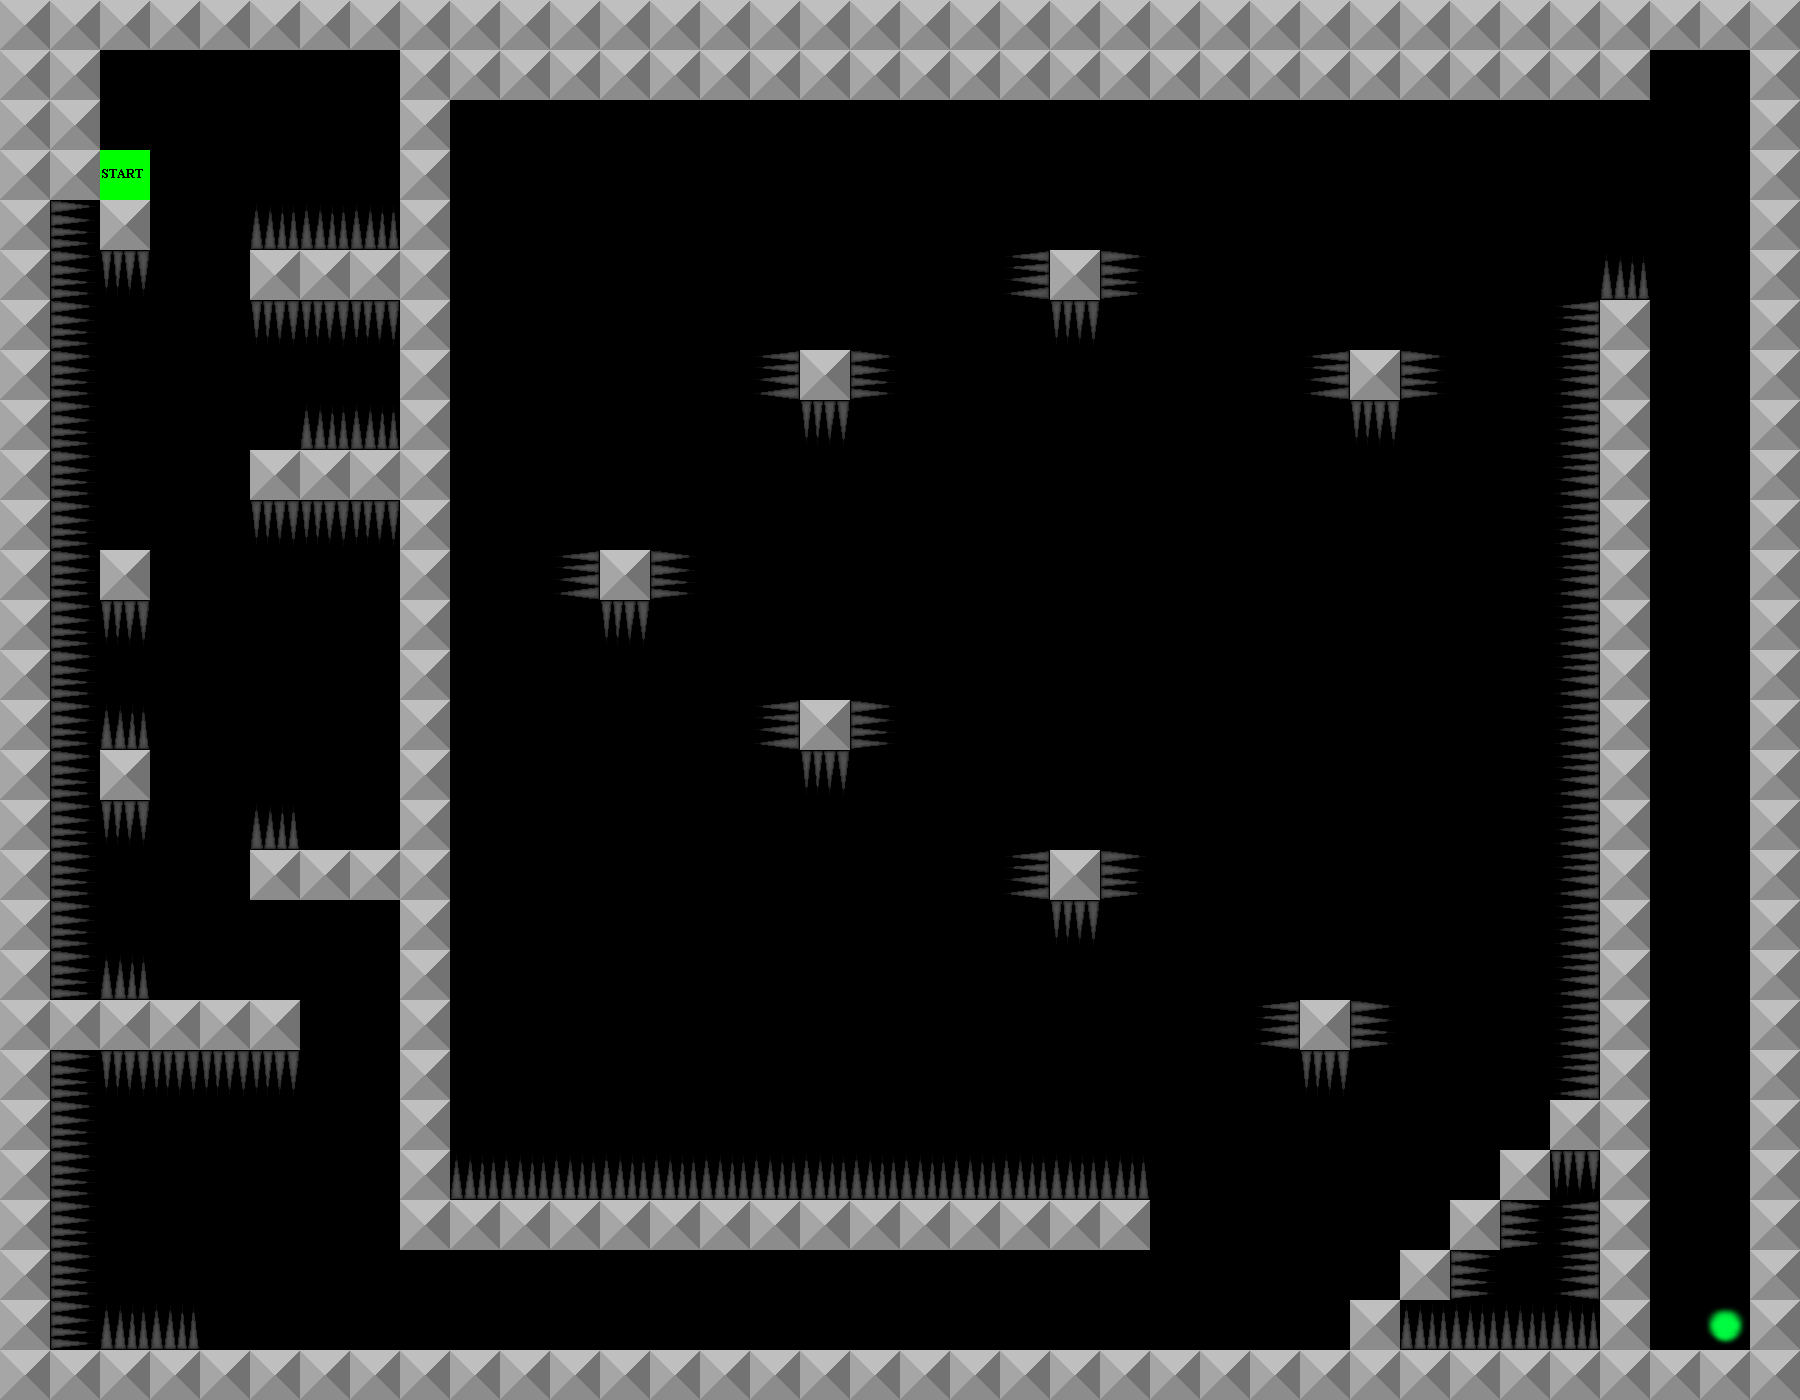

A level layout from a 2D game, rendered from its tile map. Below: a short description, then the map file with its tile-grid data intact:
An orthogonal 36x28 tile map with 50x50 px tiles, 3 tile layers (Collision, Border, Start), 4 tilesets.

<map version="1.0" orientation="orthogonal" renderorder="right-down" width="36" height="28" tilewidth="50" tileheight="50">
 <tileset firstgid="1" name="Metal" tilewidth="50" tileheight="50">
  <image source="metal.png" trans="ff0004" width="50" height="50" />
  <tile id="0">
   <properties>
    <property name="collide" value="" />
   </properties>
  </tile>
 </tileset>
 <tileset firstgid="2" name="spikes" tilewidth="50" tileheight="50">
  <image source="spikes_matrix.png" trans="ff0004" width="200" height="50" />
  <tile id="0">
   <properties>
    <property name="deadly" value="" />
   </properties>
  </tile>
  <tile id="1">
   <properties>
    <property name="deadly" value="" />
   </properties>
  </tile>
  <tile id="2">
   <properties>
    <property name="deadly" value="" />
   </properties>
  </tile>
  <tile id="3">
   <properties>
    <property name="deadly" value="" />
   </properties>
  </tile>
 </tileset>
 <tileset firstgid="6" name="end" tilewidth="50" tileheight="50">
  <image source="end.png" trans="ff0004" width="50" height="50" />
  <tile id="0">
   <properties>
    <property name="end" value="" />
   </properties>
  </tile>
 </tileset>
 <tileset firstgid="7" name="start" tilewidth="50" tileheight="50">
  <image source="start.png" trans="ff0004" width="50" height="50" />
  <tile id="0">
   <properties>
    <property name="start" value="" />
   </properties>
  </tile>
 </tileset>
 <layer name="Collision" width="36" height="28">
  <data encoding="csv">
0,0,0,0,0,0,0,0,0,0,0,0,1,1,1,1,0,0,0,0,0,0,0,0,0,0,0,0,0,0,0,0,0,0,0,0,
0,1,0,0,0,0,0,0,1,1,1,1,1,1,1,1,1,1,1,1,1,1,1,1,1,1,1,1,1,1,1,1,1,0,0,0,
0,1,0,0,0,0,0,0,1,0,0,0,0,0,0,0,0,0,0,0,0,0,0,0,0,0,0,0,0,0,0,0,0,0,0,0,
0,1,0,0,0,0,0,0,1,0,0,0,0,0,0,0,0,0,0,0,0,0,0,0,0,0,0,0,0,0,0,0,0,0,0,0,
0,5,1,0,0,2,2,2,1,0,0,0,0,0,0,0,0,0,0,0,0,0,0,0,0,0,0,0,0,0,0,0,0,0,0,0,
0,5,3,0,0,1,1,1,1,0,0,0,0,0,0,0,0,0,0,0,4,1,5,0,0,0,0,0,0,0,0,0,2,0,0,0,
0,5,0,0,0,3,3,3,1,0,0,0,0,0,0,0,0,0,0,0,0,3,0,0,0,0,0,0,0,0,0,4,1,0,0,0,
0,5,0,0,0,0,0,0,1,0,0,0,0,0,0,4,1,5,0,0,0,0,0,0,0,0,4,1,5,0,0,4,1,0,0,0,
0,5,0,0,0,0,2,2,1,0,0,0,0,0,0,0,3,0,0,0,0,0,0,0,0,0,0,3,0,0,0,4,1,0,0,0,
0,5,0,0,0,1,1,1,1,0,0,0,0,0,0,0,0,0,0,0,0,0,0,0,0,0,0,0,0,0,0,4,1,0,0,0,
0,5,0,0,0,3,3,3,1,0,0,0,0,0,0,0,0,0,0,0,0,0,0,0,0,0,0,0,0,0,0,4,1,0,0,0,
0,5,1,0,0,0,0,0,1,0,0,4,1,5,0,0,0,0,0,0,0,0,0,0,0,0,0,0,0,0,0,4,1,0,0,0,
0,5,3,0,0,0,0,0,1,0,0,0,3,0,0,0,0,0,0,0,0,0,0,0,0,0,0,0,0,0,0,4,1,0,0,0,
0,5,0,0,0,0,0,0,1,0,0,0,0,0,0,0,0,0,0,0,0,0,0,0,0,0,0,0,0,0,0,4,1,0,0,0,
0,5,2,0,0,0,0,0,1,0,0,0,0,0,0,4,1,5,0,0,0,0,0,0,0,0,0,0,0,0,0,4,1,0,0,0,
0,5,1,0,0,0,0,0,1,0,0,0,0,0,0,0,3,0,0,0,0,0,0,0,0,0,0,0,0,0,0,4,1,0,0,0,
0,5,3,0,0,2,0,0,1,0,0,0,0,0,0,0,0,0,0,0,0,0,0,0,0,0,0,0,0,0,0,4,1,0,0,0,
0,5,0,0,0,1,1,1,1,0,0,0,0,0,0,0,0,0,0,0,4,1,5,0,0,0,0,0,0,0,0,4,1,0,0,0,
0,5,0,0,0,0,0,0,1,0,0,0,0,0,0,0,0,0,0,0,0,3,0,0,0,0,0,0,0,0,0,4,1,0,0,0,
1,5,2,0,0,0,0,0,1,0,0,0,0,0,0,0,0,0,0,0,0,0,0,0,0,0,0,0,0,0,0,4,1,0,0,0,
0,1,1,1,1,1,0,0,1,0,0,0,0,0,0,0,0,0,0,0,0,0,0,0,0,4,1,5,0,0,0,4,1,0,0,0,
0,5,3,3,3,3,0,0,1,0,0,0,0,0,0,0,0,0,0,0,0,0,0,0,0,0,3,0,0,0,0,4,1,0,0,0,
0,5,0,0,0,0,0,0,1,0,0,0,0,0,0,0,0,0,0,0,0,0,0,0,0,0,0,0,0,0,0,1,1,0,0,0,
0,5,0,0,0,0,0,0,1,2,2,2,2,2,2,2,2,2,2,2,2,2,2,0,0,0,0,0,0,0,1,3,1,0,0,0,
0,5,0,0,0,0,0,0,1,1,1,1,1,1,1,1,1,1,1,1,1,1,1,0,0,0,0,0,0,1,5,4,1,0,0,0,
5,5,0,0,0,0,0,0,0,0,0,0,0,0,0,0,0,0,0,0,0,0,0,0,0,0,0,0,1,5,0,4,1,0,0,0,
0,5,2,2,0,0,0,0,0,0,0,0,0,0,0,0,0,0,0,0,0,0,0,0,0,0,0,1,2,2,2,2,1,0,6,0,
0,0,0,0,0,0,0,0,0,0,0,0,0,0,0,0,0,0,0,0,0,0,0,0,0,0,0,0,0,0,0,0,0,0,0,0
</data>
 </layer>
 <layer name="Border" width="36" height="28">
  <data encoding="csv">
1,1,1,1,1,1,1,1,1,1,1,1,1,1,1,1,1,1,1,1,1,1,1,1,1,1,1,1,1,1,1,1,1,1,1,1,
1,0,0,0,0,0,0,0,0,0,0,0,0,0,0,0,0,0,0,0,0,0,0,0,0,0,0,0,0,0,0,0,0,0,0,1,
1,0,0,0,0,0,0,0,0,0,0,0,0,0,0,0,0,0,0,0,0,0,0,0,0,0,0,0,0,0,0,0,0,0,0,1,
1,0,0,0,0,0,0,0,0,0,0,0,0,0,0,0,0,0,0,0,0,0,0,0,0,0,0,0,0,0,0,0,0,0,0,1,
1,0,0,0,0,0,0,0,0,0,0,0,0,0,0,0,0,0,0,0,0,0,0,0,0,0,0,0,0,0,0,0,0,0,0,1,
1,0,0,0,0,0,0,0,0,0,0,0,0,0,0,0,0,0,0,0,0,0,0,0,0,0,0,0,0,0,0,0,0,0,0,1,
1,0,0,0,0,0,0,0,0,0,0,0,0,0,0,0,0,0,0,0,0,0,0,0,0,0,0,0,0,0,0,0,0,0,0,1,
1,0,0,0,0,0,0,0,0,0,0,0,0,0,0,0,0,0,0,0,0,0,0,0,0,0,0,0,0,0,0,0,0,0,0,1,
1,0,0,0,0,0,0,0,0,0,0,0,0,0,0,0,0,0,0,0,0,0,0,0,0,0,0,0,0,0,0,0,0,0,0,1,
1,0,0,0,0,0,0,0,0,0,0,0,0,0,0,0,0,0,0,0,0,0,0,0,0,0,0,0,0,0,0,0,0,0,0,1,
1,0,0,0,0,0,0,0,0,0,0,0,0,0,0,0,0,0,0,0,0,0,0,0,0,0,0,0,0,0,0,0,0,0,0,1,
1,0,0,0,0,0,0,0,0,0,0,0,0,0,0,0,0,0,0,0,0,0,0,0,0,0,0,0,0,0,0,0,0,0,0,1,
1,0,0,0,0,0,0,0,0,0,0,0,0,0,0,0,0,0,0,0,0,0,0,0,0,0,0,0,0,0,0,0,0,0,0,1,
1,0,0,0,0,0,0,0,0,0,0,0,0,0,0,0,0,0,0,0,0,0,0,0,0,0,0,0,0,0,0,0,0,0,0,1,
1,0,0,0,0,0,0,0,0,0,0,0,0,0,0,0,0,0,0,0,0,0,0,0,0,0,0,0,0,0,0,0,0,0,0,1,
1,0,0,0,0,0,0,0,0,0,0,0,0,0,0,0,0,0,0,0,0,0,0,0,0,0,0,0,0,0,0,0,0,0,0,1,
1,0,0,0,0,0,0,0,0,0,0,0,0,0,0,0,0,0,0,0,0,0,0,0,0,0,0,0,0,0,0,0,0,0,0,1,
1,0,0,0,0,0,0,0,0,0,0,0,0,0,0,0,0,0,0,0,0,0,0,0,0,0,0,0,0,0,0,0,0,0,0,1,
1,0,0,0,0,0,0,0,0,0,0,0,0,0,0,0,0,0,0,0,0,0,0,0,0,0,0,0,0,0,0,0,0,0,0,1,
1,0,0,0,0,0,0,0,0,0,0,0,0,0,0,0,0,0,0,0,0,0,0,0,0,0,0,0,0,0,0,0,0,0,0,1,
1,0,0,0,0,0,0,0,0,0,0,0,0,0,0,0,0,0,0,0,0,0,0,0,0,0,0,0,0,0,0,0,0,0,0,1,
1,0,0,0,0,0,0,0,0,0,0,0,0,0,0,0,0,0,0,0,0,0,0,0,0,0,0,0,0,0,0,0,0,0,0,1,
1,0,0,0,0,0,0,0,0,0,0,0,0,0,0,0,0,0,0,0,0,0,0,0,0,0,0,0,0,0,0,0,0,0,0,1,
1,0,0,0,0,0,0,0,0,0,0,0,0,0,0,0,0,0,0,0,0,0,0,0,0,0,0,0,0,0,0,0,0,0,0,1,
1,0,0,0,0,0,0,0,0,0,0,0,0,0,0,0,0,0,0,0,0,0,0,0,0,0,0,0,0,0,0,0,0,0,0,1,
1,0,0,0,0,0,0,0,0,0,0,0,0,0,0,0,0,0,0,0,0,0,0,0,0,0,0,0,0,0,0,0,0,0,0,1,
1,0,0,0,0,0,0,0,0,0,0,0,0,0,0,0,0,0,0,0,0,0,0,0,0,0,0,0,0,0,0,0,0,0,0,1,
1,1,1,1,1,1,1,1,1,1,1,1,1,1,1,1,1,1,1,1,1,1,1,1,1,1,1,1,1,1,1,1,1,1,1,1
</data>
 </layer>
 <layer name="Start" width="36" height="28">
  <data encoding="csv">
0,0,0,0,0,0,0,0,0,0,0,0,0,0,0,0,0,0,0,0,0,0,0,0,0,0,0,0,0,0,0,0,0,0,0,0,
0,0,0,0,0,0,0,0,0,0,0,0,0,0,0,0,0,0,0,0,0,0,0,0,0,0,0,0,0,0,0,0,0,0,0,0,
0,0,0,0,0,0,0,0,0,0,0,0,0,0,0,0,0,0,0,0,0,0,0,0,0,0,0,0,0,0,0,0,0,0,0,0,
0,0,7,0,0,0,0,0,0,0,0,0,0,0,0,0,0,0,0,0,0,0,0,0,0,0,0,0,0,0,0,0,0,0,0,0,
0,0,0,0,0,0,0,0,0,0,0,0,0,0,0,0,0,0,0,0,0,0,0,0,0,0,0,0,0,0,0,0,0,0,0,0,
0,0,0,0,0,0,0,0,0,0,0,0,0,0,0,0,0,0,0,0,0,0,0,0,0,0,0,0,0,0,0,0,0,0,0,0,
0,0,0,0,0,0,0,0,0,0,0,0,0,0,0,0,0,0,0,0,0,0,0,0,0,0,0,0,0,0,0,0,0,0,0,0,
0,0,0,0,0,0,0,0,0,0,0,0,0,0,0,0,0,0,0,0,0,0,0,0,0,0,0,0,0,0,0,0,0,0,0,0,
0,0,0,0,0,0,0,0,0,0,0,0,0,0,0,0,0,0,0,0,0,0,0,0,0,0,0,0,0,0,0,0,0,0,0,0,
0,0,0,0,0,0,0,0,0,0,0,0,0,0,0,0,0,0,0,0,0,0,0,0,0,0,0,0,0,0,0,0,0,0,0,0,
0,0,0,0,0,0,0,0,0,0,0,0,0,0,0,0,0,0,0,0,0,0,0,0,0,0,0,0,0,0,0,0,0,0,0,0,
0,0,0,0,0,0,0,0,0,0,0,0,0,0,0,0,0,0,0,0,0,0,0,0,0,0,0,0,0,0,0,0,0,0,0,0,
0,0,0,0,0,0,0,0,0,0,0,0,0,0,0,0,0,0,0,0,0,0,0,0,0,0,0,0,0,0,0,0,0,0,0,0,
0,0,0,0,0,0,0,0,0,0,0,0,0,0,0,0,0,0,0,0,0,0,0,0,0,0,0,0,0,0,0,0,0,0,0,0,
0,0,0,0,0,0,0,0,0,0,0,0,0,0,0,0,0,0,0,0,0,0,0,0,0,0,0,0,0,0,0,0,0,0,0,0,
0,0,0,0,0,0,0,0,0,0,0,0,0,0,0,0,0,0,0,0,0,0,0,0,0,0,0,0,0,0,0,0,0,0,0,0,
0,0,0,0,0,0,0,0,0,0,0,0,0,0,0,0,0,0,0,0,0,0,0,0,0,0,0,0,0,0,0,0,0,0,0,0,
0,0,0,0,0,0,0,0,0,0,0,0,0,0,0,0,0,0,0,0,0,0,0,0,0,0,0,0,0,0,0,0,0,0,0,0,
0,0,0,0,0,0,0,0,0,0,0,0,0,0,0,0,0,0,0,0,0,0,0,0,0,0,0,0,0,0,0,0,0,0,0,0,
0,0,0,0,0,0,0,0,0,0,0,0,0,0,0,0,0,0,0,0,0,0,0,0,0,0,0,0,0,0,0,0,0,0,0,0,
0,0,0,0,0,0,0,0,0,0,0,0,0,0,0,0,0,0,0,0,0,0,0,0,0,0,0,0,0,0,0,0,0,0,0,0,
0,0,0,0,0,0,0,0,0,0,0,0,0,0,0,0,0,0,0,0,0,0,0,0,0,0,0,0,0,0,0,0,0,0,0,0,
0,0,0,0,0,0,0,0,0,0,0,0,0,0,0,0,0,0,0,0,0,0,0,0,0,0,0,0,0,0,0,0,0,0,0,0,
0,0,0,0,0,0,0,0,0,0,0,0,0,0,0,0,0,0,0,0,0,0,0,0,0,0,0,0,0,0,0,0,0,0,0,0,
0,0,0,0,0,0,0,0,0,0,0,0,0,0,0,0,0,0,0,0,0,0,0,0,0,0,0,0,0,0,0,0,0,0,0,0,
0,0,0,0,0,0,0,0,0,0,0,0,0,0,0,0,0,0,0,0,0,0,0,0,0,0,0,0,0,0,0,0,0,0,0,0,
0,0,0,0,0,0,0,0,0,0,0,0,0,0,0,0,0,0,0,0,0,0,0,0,0,0,0,0,0,0,0,0,0,0,0,0,
0,0,0,0,0,0,0,0,0,0,0,0,0,0,0,0,0,0,0,0,0,0,0,0,0,0,0,0,0,0,0,0,0,0,0,0
</data>
 </layer>
</map>
